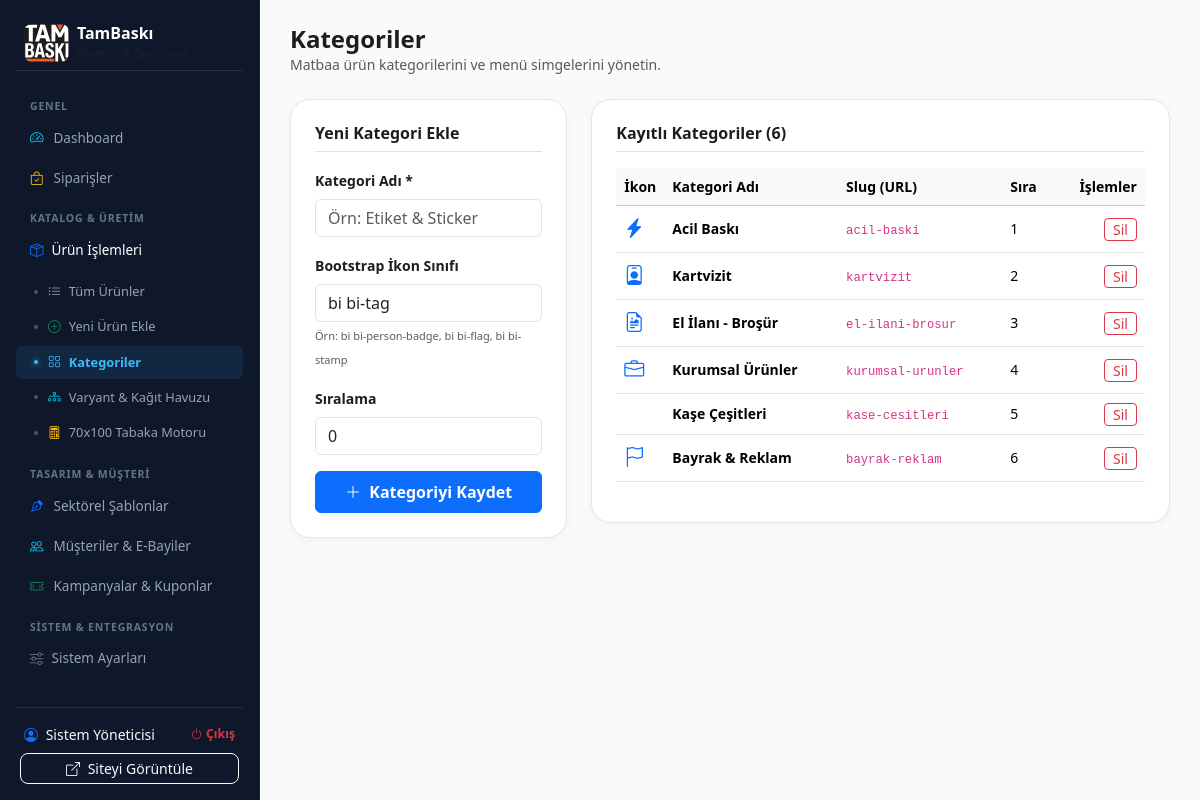
Screenshot of /admin/categories.php (signed in) with the database file from the repository.
### tables this page shows
CREATE TABLE IF NOT EXISTS `users` (
  `id` INT AUTO_INCREMENT PRIMARY KEY,
  `full_name` VARCHAR(150) NOT NULL,
  `email` VARCHAR(150) NOT NULL UNIQUE,
  `password` VARCHAR(255) NOT NULL,
  `phone` VARCHAR(30) NULL,
  `role` ENUM('admin', 'customer', 'dealer') DEFAULT 'customer',
  `dealer_company` VARCHAR(200) NULL,
  `tax_number` VARCHAR(50) NULL,
  `tax_office` VARCHAR(100) NULL,
  `dealer_status` ENUM('pending', 'approved', 'rejected') DEFAULT 'pending',
  `discount_rate` DECIMAL(5,2) DEFAULT 0.00,
  `address` TEXT NULL,
  `city` VARCHAR(50) NULL,
  `district` VARCHAR(50) NULL,
  `created_at` DATETIME DEFAULT CURRENT_TIMESTAMP,
  `updated_at` DATETIME DEFAULT CURRENT_TIMESTAMP ON UPDATE CURRENT_TIMESTAMP
);

CREATE TABLE IF NOT EXISTS `categories` (
  `id` INT AUTO_INCREMENT PRIMARY KEY,
  `parent_id` INT NULL DEFAULT 0,
  `name` VARCHAR(150) NOT NULL,
  `slug` VARCHAR(180) NOT NULL UNIQUE,
  `description` TEXT NULL,
  `image` VARCHAR(255) NULL,
  `icon` VARCHAR(100) DEFAULT 'bi bi-grid',
  `sort_order` INT DEFAULT 0,
  `status` TINYINT(1) DEFAULT 1,
  `created_at` DATETIME DEFAULT CURRENT_TIMESTAMP
);

### classes/Auth.php (called while the page is built, shortened)
<?php
class Auth {
    private static $currentUser = null;
    public static function check() {
        return isset($_SESSION['user_id']) && !empty($_SESSION['user_id']);
    }
    public static function user() {
        if (self::$currentUser !== null) return self::$currentUser;
        $db = Database::getInstance()->getConnection();
        $stmt = $db->prepare("SELECT * FROM users WHERE id = ?");
        $stmt->execute([$_SESSION['user_id']]);
        self::$currentUser = $stmt->fetch();
        return self::$currentUser;
    }
    public static function isAdmin() {
        $user = self::user();
        return $user && $user['role'] === 'admin';
    }
    public static function requireAdmin() {
        if (!self::isAdmin()) {
            Helper::setFlash('danger', 'Bu sayfaya erişim yetkiniz bulunmuyor.');
            header("Location: " . SITE_URL . "/admin/login.php?redirect=" . urlencode($_SERVER['REQUEST_URI']));
            exit;
        }
    }
}

### admin/categories.php (the view, shortened to what this page needs)
<?php
Auth::requireAdmin();
$db = Database::getInstance()->getConnection();
$categories = $db->query("SELECT * FROM categories ORDER BY sort_order ASC, id ASC")->fetchAll();
require_once __DIR__ . '/header.php';
?>
<div class="d-flex justify-content-between align-items-center mb-4">
    <div>
        <h4 class="fw-bold mb-0">Kategoriler</h4>
        <p class="text-muted small mb-0">Matbaa ürün kategorilerini ve menü simgelerini yönetin.</p>
    </div>
</div>
<div class="row g-4">
    <div class="col-lg-4">
        <div class="apple-card p-4">
            <h6 class="fw-bold mb-3 border-bottom pb-2">Yeni Kategori Ekle</h6>
            <form action="<?= SITE_URL ?>/admin/categories.php" method="POST">
                <div class="mb-3">
                    <label class="form-label small fw-bold">Kategori Adı *</label>
                    <input type="text" name="name" class="form-control" required placeholder="Örn: Etiket & Sticker">
                </div>
                <div class="mb-3">
                    <label class="form-label small fw-bold">Bootstrap İkon Sınıfı</label>
                    <input type="text" name="icon" class="form-control" value="bi bi-tag" placeholder="bi bi-tag">
                    <small class="text-muted" style="font-size: 11px;">Örn: bi bi-person-badge, bi bi-flag, bi bi-stamp</small>
                </div>
                <div class="mb-3">
                    <label class="form-label small fw-bold">Sıralama</label>
                    <input type="number" name="sort_order" class="form-control" value="0">
                </div>
                <button type="submit" class="btn btn-primary w-100 py-2 fw-bold">
                    <i class="bi bi-plus-lg me-1"></i> Kategoriyi Kaydet
                </button>
            </form>
        </div>
    </div>
    <div class="col-lg-8">
        <div class="apple-card p-4">
            <h6 class="fw-bold mb-3 border-bottom pb-2">Kayıtlı Kategoriler (<?= count($categories) ?>)</h6>
            <div class="table-responsive">
                <table class="table table-hover align-middle small">
                    <thead class="table-light">
                        <tr>
                            <th>İkon</th>
                            <th>Kategori Adı</th>
                            <th>Slug (URL)</th>
                            <th>Sıra</th>
                            <th class="text-end">İşlemler</th>
                        </tr>
                    </thead>
                    <tbody>
                        <?php foreach ($categories as $cat): ?>
                            <tr>
                                <td style="width: 40px;"><i class="<?= $cat['icon'] ?> fs-5 text-primary"></i></td>
                                <td class="fw-bold"><?= htmlspecialchars($cat['name']) ?></td>
                                <td><code><?= htmlspecialchars($cat['slug']) ?></code></td>
                                <td><?= $cat['sort_order'] ?></td>
                                <td class="text-end">
                                    <a href="<?= SITE_URL ?>/admin/categories.php?action=delete&id=<?= $cat['id'] ?>" class="btn btn-sm btn-outline-danger py-0" onclick="return confirm('Bu kategoriyi silmek istediğinize emin misiniz?');">
                                        Sil
                                    </a>
                                </td>
                            </tr>
                        <?php endforeach; ?>
                    </tbody>
                </table>
            </div>
        </div>
    </div>
</div>
<?php require_once __DIR__ . '/footer.php'; ?>

### admin/header.php (shortened to what this page needs)
<?php
$currentAdmin = Auth::user();
$activePage = basename($_SERVER['PHP_SELF']);
$currentAction = $_GET['action'] ?? 'list';
$isProductMenuOpen = in_array($activePage, ['products.php', 'categories.php', 'variants.php', 'pricing_engine.php']);
$isSettingsMenuOpen = in_array($activePage, ['payment_settings.php', 'cargo_settings.php', 'ai_api.php']);
?>
<!DOCTYPE html>
<html lang="tr">
<head>
    <link href="https://cdn.jsdelivr.net/npm/bootstrap@5.3.3/dist/css/bootstrap.min.css" rel="stylesheet">
    <link rel="stylesheet" href="https://cdn.jsdelivr.net/npm/bootstrap-icons@1.11.3/font/bootstrap-icons.min.css">
    <link rel="stylesheet" href="<?= SITE_URL ?>/assets/css/style.css">
</head>
<body>
<div class="d-flex flex-column flex-lg-row">
    <aside class="admin-sidebar p-3 d-flex flex-column">
        <div class="d-flex align-items-center gap-2 mb-3 px-2 pt-2 pb-2 border-bottom border-secondary border-opacity-25">
            <a href="<?= SITE_URL ?>/admin/index.php" class="d-flex align-items-center gap-2 text-decoration-none">
                <img src="<?= SITE_URL ?>/assets/img/logo-badge.svg" alt="TamBaskı" style="height: 38px; width: auto; border-radius: 8px;">
                <div>
                    <div class="fw-bold text-white fs-6 lh-1">TamBaskı</div>
                    <div class="text-muted small mt-1" style="font-size: 11px;">Yönetim & Operasyon</div>
                </div>
            </a>
        </div>
        <nav class="flex-grow-1 overflow-y-auto" style="max-height: calc(100vh - 150px);">
            <div class="admin-nav-group-title">Genel</div>
            <a href="<?= SITE_URL ?>/admin/index.php" class="admin-nav-link <?= $activePage == 'index.php' ? 'active' : '' ?>">
                <i class="bi bi-speedometer2 text-info"></i> Dashboard
            </a>
            <a href="<?= SITE_URL ?>/admin/orders.php" class="admin-nav-link <?= $activePage == 'orders.php' ? 'active' : '' ?>">
                <i class="bi bi-bag-check text-warning"></i> Siparişler
            </a>
            <div class="admin-nav-group-title">Katalog & Üretim</div>
            <a class="admin-nav-link admin-menu-toggle <?= $isProductMenuOpen ? 'text-white' : '' ?>" data-bs-toggle="collapse" href="#submenuProducts" role="button" aria-expanded="<?= $isProductMenuOpen ? 'true' : 'false' ?>">
                <div class="d-flex align-items-center gap-2">
                    <i class="bi bi-box-seam text-primary"></i>
                    <span>Ürün İşlemleri</span>
                </div>
                <i class="bi bi-chevron-down chevron-icon text-muted"></i>
            </a>
            <div class="collapse <?= $isProductMenuOpen ? 'show' : '' ?>" id="submenuProducts">
                <div class="py-1">
                    <a href="<?= SITE_URL ?>/admin/products.php" class="admin-sub-link <?= ($activePage == 'products.php' && $currentAction != 'create') ? 'active' : '' ?>">
                        <i class="bi bi-list-ul"></i> Tüm Ürünler
                    </a>
                    <a href="<?= SITE_URL ?>/admin/products.php?action=create" class="admin-sub-link <?= ($activePage == 'products.php' && $currentAction == 'create') ? 'active' : '' ?>">
                        <i class="bi bi-plus-circle text-success"></i> Yeni Ürün Ekle
                    </a>
                    <a href="<?= SITE_URL ?>/admin/categories.php" class="admin-sub-link <?= $activePage == 'categories.php' ? 'active' : '' ?>">
                        <i class="bi bi-grid"></i> Kategoriler
                    </a>
                    <a href="<?= SITE_URL ?>/admin/variants.php" class="admin-sub-link <?= $activePage == 'variants.php' ? 'active' : '' ?>">
                        <i class="bi bi-diagram-3 text-info"></i> Varyant & Kağıt Havuzu
                    </a>
                    <a href="<?= SITE_URL ?>/admin/pricing_engine.php" class="admin-sub-link <?= $activePage == 'pricing_engine.php' ? 'active' : '' ?>">
                        <i class="bi bi-calculator text-warning"></i> 70x100 Tabaka Motoru
                    </a>
                </div>
            </div>
            <div class="admin-nav-group-title">Tasarım & Müşteri</div>
            <a href="<?= SITE_URL ?>/admin/templates.php" class="admin-nav-link <?= $activePage == 'templates.php' ? 'active' : '' ?>">
                <i class="bi bi-vector-pen text-primary"></i> Sektörel Şablonlar
            </a>
            <a href="<?= SITE_URL ?>/admin/dealers.php" class="admin-nav-link <?= $activePage == 'dealers.php' ? 'active' : '' ?>">
                <i class="bi bi-people text-info"></i> Müşteriler & E-Bayiler
            </a>
            <a href="<?= SITE_URL ?>/admin/campaigns.php" class="admin-nav-link <?= $activePage == 'campaigns.php' ? 'active' : '' ?>">
                <i class="bi bi-ticket-perforated text-success"></i> Kampanyalar & Kuponlar
            </a>
            <div class="admin-nav-group-title">Sistem & Entegrasyon</div>
            <a class="admin-nav-link admin-menu-toggle <?= $isSettingsMenuOpen ? 'text-white' : '' ?>" data-bs-toggle="collapse" href="#submenuSettings" role="button" aria-expanded="<?= $isSettingsMenuOpen ? 'true' : 'false' ?>">
                <div class="d-flex align-items-center gap-2">
                    <i class="bi bi-sliders text-secondary"></i>
                    <span>Sistem Ayarları</span>
                </div>
                <i class="bi bi-chevron-down chevron-icon text-muted"></i>
            </a>
        </nav>
        <div class="pt-3 border-top border-secondary border-opacity-25 px-1 mt-auto">
            <div class="d-flex align-items-center justify-content-between text-muted small px-1">
                <span class="text-truncate fw-medium text-light" style="max-width: 140px;">
                    <i class="bi bi-person-circle me-1 text-primary"></i> <?= htmlspecialchars($currentAdmin['full_name']) ?>
                </span>
                <a href="<?= SITE_URL ?>/logout.php" class="text-danger text-decoration-none small fw-bold"><i class="bi bi-power"></i> Çıkış</a>
            </div>
            <a href="<?= SITE_URL ?>/" target="_blank" class="btn btn-sm btn-outline-light w-100 mt-2 py-1 small rounded-3">
                <i class="bi bi-box-arrow-up-right me-1"></i> Siteyi Görüntüle
            </a>
        </div>
    </aside>
    <main class="admin-main flex-grow-1">

### assets/css/style.css (style rules this page uses)
:root { --primary: #0071e3; --primary-hover: #0077ed; --primary-dark: #004b99; --accent-pink: #e60087; --accent-pink-hover: #d1007a; --bg-main: #f5f5f7; --bg-card: #ffffff; --text-main: #1d1d1f; --text-muted: #86868b; --text-light: #a1a1a6; --border-color: #d2d2d7; --border-light: #e5e5ea; --radius-sm: 8px; --radius-md: 14px; --radius-lg: 20px; --radius-xl: 28px; --shadow-sm: 0 2px 8px rgba(0, 0, 0, 0.04); --shadow-md: 0 8px 24px rgba(0, 0, 0, 0.08); --shadow-lg: 0 20px 40px rgba(0, 0, 0, 0.12); --glass-bg: rgba(255, 255, 255, 0.82); --glass-border: rgba(255, 255, 255, 0.4); }
body { font-family: -apple-system, BlinkMacSystemFont, "SF Pro Text", "SF Pro Display", "Segoe UI", Roboto, Helvetica, Arial, sans-serif; background-color: var(--bg-main); color: var(--text-main); line-height: 1.5; -webkit-font-smoothing: antialiased; -moz-osx-font-smoothing: grayscale; margin: 0; padding: 0; }
.apple-card { background: var(--bg-card); border-radius: var(--radius-lg); border: 1px solid var(--border-light); box-shadow: var(--shadow-sm); transition: all 0.3s cubic-bezier(0.16, 1, 0.3, 1); overflow: hidden; }

### admin/header.php (style rules this page uses)
body { overflow-x: hidden; background: #f8fafc; font-family: system-ui, -apple-system, "Segoe UI", Roboto, sans-serif; }
.admin-sidebar { width: 260px; height: 100vh; background: #0f172a; color: #e2e8f0; position: fixed; top: 0; left: 0; bottom: 0; z-index: 1000; overflow-y: auto; border-right: 1px solid rgba(255, 255, 255, 0.07); }
.admin-main { margin-left: 260px; padding: 25px 30px; min-height: 100vh; width: calc(100% - 260px); max-width: calc(100% - 260px); box-sizing: border-box; background: #f8fafc; }
.admin-nav-group-title { font-size: 10.5px; font-weight: 700; letter-spacing: 0.8px; text-transform: uppercase; color: #64748b; padding: 12px 14px 4px 14px; }
.admin-nav-link { display: flex; align-items: center; gap: 10px; padding: 9px 14px; color: #94a3b8; font-size: 13.5px; font-weight: 500; text-decoration: none; border-radius: 8px; margin-bottom: 2px; transition: all 0.15s ease-in-out; cursor: pointer; }
.admin-sub-link { display: flex; align-items: center; gap: 8px; padding: 7px 12px 7px 32px; color: #94a3b8; font-size: 12.8px; font-weight: 500; text-decoration: none; border-radius: 6px; margin-bottom: 2px; transition: all 0.15s; position: relative; }
.admin-sub-link::before { content: ''; position: absolute; left: 18px; width: 4px; height: 4px; border-radius: 50%; background: #475569; transition: all 0.15s; }
.admin-sub-link.active { color: #38bdf8; background: rgba(56, 189, 248, 0.1); font-weight: 600; }
.admin-sub-link.active::before { background: #38bdf8; box-shadow: 0 0 6px #38bdf8; }
.admin-menu-toggle { display: flex; align-items: center; justify-content: space-between; width: 100%; }
.admin-menu-toggle .chevron-icon { transition: transform 0.2s ease; font-size: 11px; }
.admin-menu-toggle[aria-expanded="true"] .chevron-icon { transform: rotate(180deg); }

### rows the page displays
users: full_name "Sistem Yöneticisi"
categories: name "Acil Baskı", slug "acil-baski", sort_order "1"
categories: name "Kartvizit", slug "kartvizit", sort_order "2"
categories: name "El İlanı - Broşür", slug "el-ilani-brosur", sort_order "3"
categories: name "Kurumsal Ürünler", slug "kurumsal-urunler", sort_order "4"
categories: name "Kaşe Çeşitleri", slug "kase-cesitleri", sort_order "5"
categories: name "Bayrak & Reklam", slug "bayrak-reklam", sort_order "6"

### other values shown
count($categories) "6"
